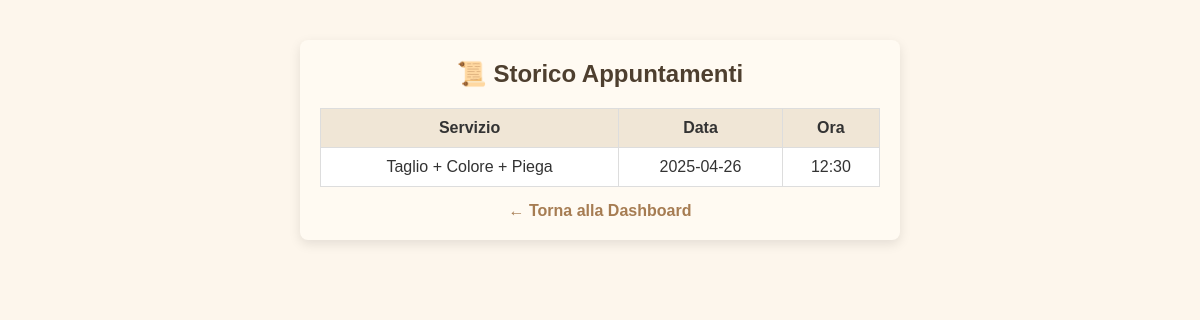
The page /user_history (signed in) on the database as committed earlier.
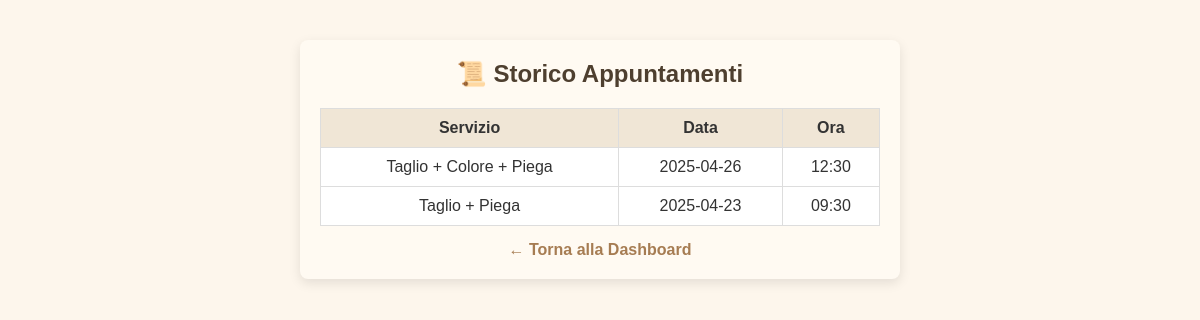
The same page on the database as committed later.
### tables this page shows
CREATE TABLE appointments (
            id INTEGER PRIMARY KEY AUTOINCREMENT,
            user_id INTEGER NOT NULL,
            service TEXT NOT NULL,
            date TEXT NOT NULL,
            time TEXT NOT NULL, barber TEXT NOT NULL DEFAULT 'Mattia', tipo TEXT DEFAULT 'barbiere',
            FOREIGN KEY (user_id) REFERENCES users(id)
        );

### app.py (the view)
@app.route('/user_history')
def user_history():
    if 'user_id' not in session:
        return redirect(url_for('login_user'))
    user_id = session['user_id']
    today = datetime.now().strftime("%Y-%m-%d")
    now_time = datetime.now().strftime("%H:%M")
    conn = sqlite3.connect('bookings.db')
    cursor = conn.cursor()
    cursor.execute("""
        SELECT service, date, time
        FROM appointments
        WHERE user_id = ? AND (date < ? OR (date = ? AND time < ?))
        ORDER BY date DESC, time DESC
    """, (user_id, today, today, now_time))
    appointments = cursor.fetchall()
    conn.close()
    return render_template('user_history.html', appointments=appointments)

### templates/user_history.html (shortened to what this page needs)
<!DOCTYPE html>
<html lang="it">
<head>
  <link rel="stylesheet" href="{{ url_for('static', filename='style.css') }}">
</head>
<body>
  <div class="container">
    <h2>📜 Storico Appuntamenti</h2>
    {% if appointments %}
      <table>
        <thead>
          <tr>
            <th>Servizio</th>
            <th>Data</th>
            <th>Ora</th>
          </tr>
        </thead>
        <tbody>
          {% for a in appointments %}
          <tr>
            <td>{{ a[0] }}</td>
            <td>{{ a[1] }}</td>
            <td>{{ a[2] }}</td>
          </tr>
          {% endfor %}
        </tbody>
      </table>
    {% else %}
      <p>Non hai appuntamenti passati.</p>
    {% endif %}
    <a href="{{ url_for('user_dashboard') }}">← Torna alla Dashboard</a>
  </div>
</body>
</html>

### static/style.css (style rules this page uses)
* { box-sizing: border-box; margin: 0; padding: 0; }
body { font-family: 'Arial', sans-serif; background-color: #fdf6ec; color: #333; display: flex; flex-direction: column; align-items: center; padding: 20px; }
.container { width: 100%; max-width: 600px; background: #fffaf2; padding: 20px; border-radius: 8px; box-shadow: 0 4px 12px rgba(0, 0, 0, 0.1); margin: 20px 0; }
h1, h2, h3 { text-align: center; color: #4e3f2f; margin-bottom: 15px; }
a { display: block; text-align: center; margin-top: 15px; text-decoration: none; color: #a67c52; font-weight: bold; }
table { width: 100%; border-collapse: collapse; margin-top: 20px; background-color: #fff; color: #333; }
table, th, td { border: 1px solid #ddd; }
th, td { padding: 10px; text-align: center; }
th { background-color: #f0e6d6; color: #333; }

Rows that differ between the two databases and show on the page:
added appointments: service "Taglio + Piega", date "2025-04-23", time "09:30"
